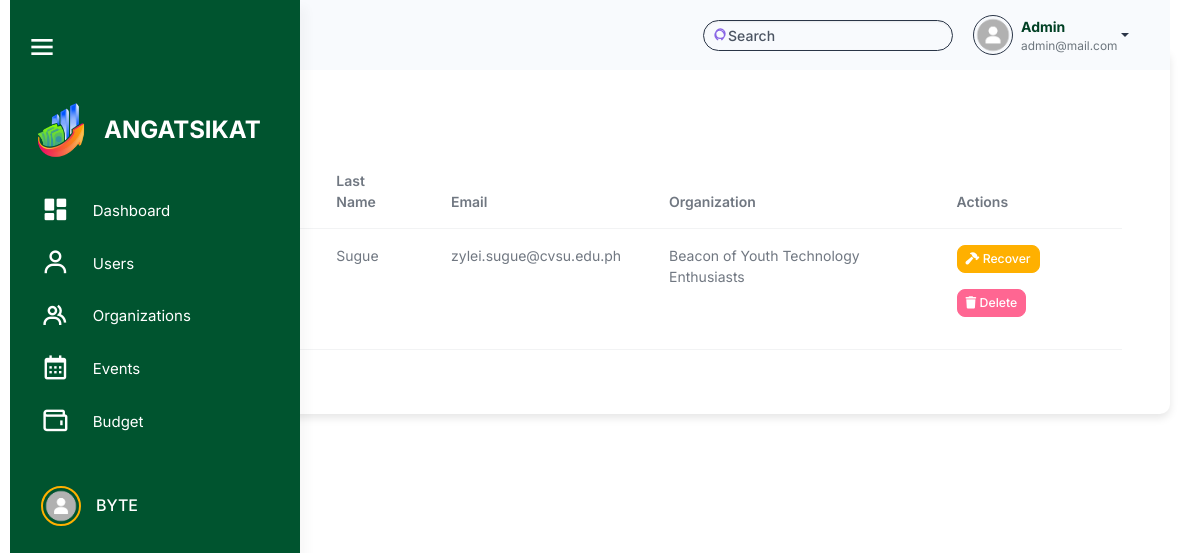
/src/user_management/users_archive.php (signed in), run on an earlier commit of the app's database.
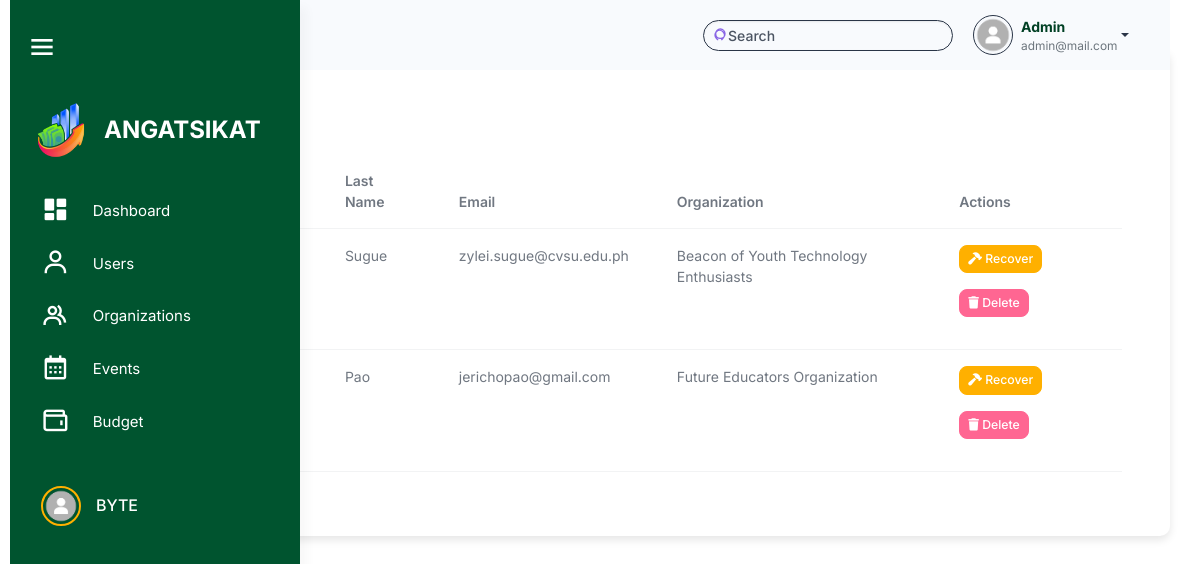
And on a later commit of the database.
### tables this page shows
CREATE TABLE `users` (
  `user_id` int(11) NOT NULL,
  `username` varchar(100) NOT NULL,
  `password` varchar(255) NOT NULL,
  `profile_picture` varchar(255) NOT NULL,
  `first_name` varchar(255) NOT NULL,
  `last_name` varchar(255) NOT NULL,
  `email` varchar(100) NOT NULL,
  `role` enum('admin','officer','member') NOT NULL,
  `organization_id` int(11) DEFAULT NULL,
  `archived` tinyint(1) DEFAULT 0,
  `created_at` timestamp NOT NULL DEFAULT current_timestamp()
);

CREATE TABLE `organizations` (
  `organization_id` int(11) NOT NULL,
  `organization_name` varchar(255) NOT NULL,
  `organization_logo` varchar(255) DEFAULT NULL,
  `organization_members` int(11) NOT NULL DEFAULT 0,
  `organization_status` enum('Probationary','Level I','Level II') NOT NULL DEFAULT 'Probationary',
  `organization_color` varchar(7) DEFAULT NULL,
  `archived` tinyint(1) DEFAULT 0,
  `created_at` timestamp NOT NULL DEFAULT current_timestamp(),
  `balance` decimal(15,2) DEFAULT 0.00,
  `beginning_balance` decimal(15,2) DEFAULT 0.00,
  `income` decimal(15,2) DEFAULT 0.00,
  `expense` decimal(15,2) DEFAULT 0.00,
  `cash_on_bank` decimal(15,2) DEFAULT 0.00,
  `cash_on_hand` decimal(15,2) DEFAULT 0.00
);

### src/user_query.php (called while the page is built, shortened)
<?php
$user_id = $_SESSION['user_id'];
$user_query = "SELECT * FROM users WHERE user_id = '$user_id'";
$user_result = mysqli_query($conn, $user_query);
?>

### src/user_management/users_archive.php (the view, shortened to what the changed rows need)
<?php
include '../connection.php';
include '../user_query.php';
?>
<!DOCTYPE html>
<html lang="en">
<head>
    <link rel="stylesheet" href="../assets/css/styles.min.css" />
    <link rel="stylesheet" href="../html/sidebar.css" />
    <link rel="stylesheet" href="../activity_management/css/activities.css" />
    <link href="https://unpkg.com/boxicons@2.1.4/css/boxicons.min.css" rel="stylesheet" />
    <link rel="stylesheet" href="https://cdnjs.cloudflare.com/ajax/libs/font-awesome/6.6.0/css/all.min.css">
    <link rel="stylesheet" href="https://cdn.datatables.net/2.1.7/css/dataTables.bootstrap.min.css" />
</head>
<body>
    <div class="page-wrapper" id="main-wrapper" data-layout="vertical" data-navbarbg="skin6" data-sidebartype="full"
        data-sidebar-position="fixed" data-header-position="fixed">
         <div class="container mt-5 p-5">
            <h2 class="mb-4">
                <span class="text-warning fw-bold me-2">|</span> Users Archive
            </h2>
            <table id="archiveUsersTable" class="table">
                <thead>
                    <tr>
                        <th>Username</th>
                        <th>First Name</th>
                        <th>Last Name</th>
                        <th>Email</th>
                        <th>Organization</th>
                        <th>Actions</th>
                    </tr>
                </thead>
                <tbody>
                    <?php
                $userQuery = "SELECT users.*, organizations.organization_name
                            FROM users
                            JOIN organizations ON users.organization_id = organizations.organization_id
                            WHERE users.role = 'officer' AND users.archived = 1";
                $userResult = $conn->query($userQuery);
                if ($userResult->num_rows > 0) {
                    while ($userRow = $userResult->fetch_assoc()) {
                        echo "<tr>
                                <td>{$userRow['username']}</td>
                                <td>{$userRow['first_name']}</td>
                                <td>{$userRow['last_name']}</td>
                                <td>{$userRow['email']}</td>
                                <td>{$userRow['organization_name']}</td>
                                <td>
                                    <button class='btn btn-primary btn-sm recover-btn mb-3'
                                            data-bs-toggle='modal'
                                            data-bs-target='#recoverModal'
                                            data-id='{$userRow['user_id']}'>
                                        <i class='fa-solid fa-hammer'></i> Recover
                                    </button>
                                    <button class='btn btn-danger btn-sm delete-btn mb-3'
                                            data-bs-toggle='modal'
                                            data-bs-target='#deleteModal'
                                            data-id='{$userRow['user_id']}'>
                                        <i class='fa-solid fa-trash'></i> Delete
                                    </button>
                                </td>
                            </tr>";
                    }
                } else {
                    echo "<tr><td colspan='7' class='text-center'>No users found</td></tr>";
                }
                ?>
                </tbody>
            </table>
        </div>
    </div>
</body>
</html>

What changed in the data, as far as the page shows it:
added users: last_name "Pao", email "jerichopao@gmail.com", organization.organization_name "Future Educators Organization"
